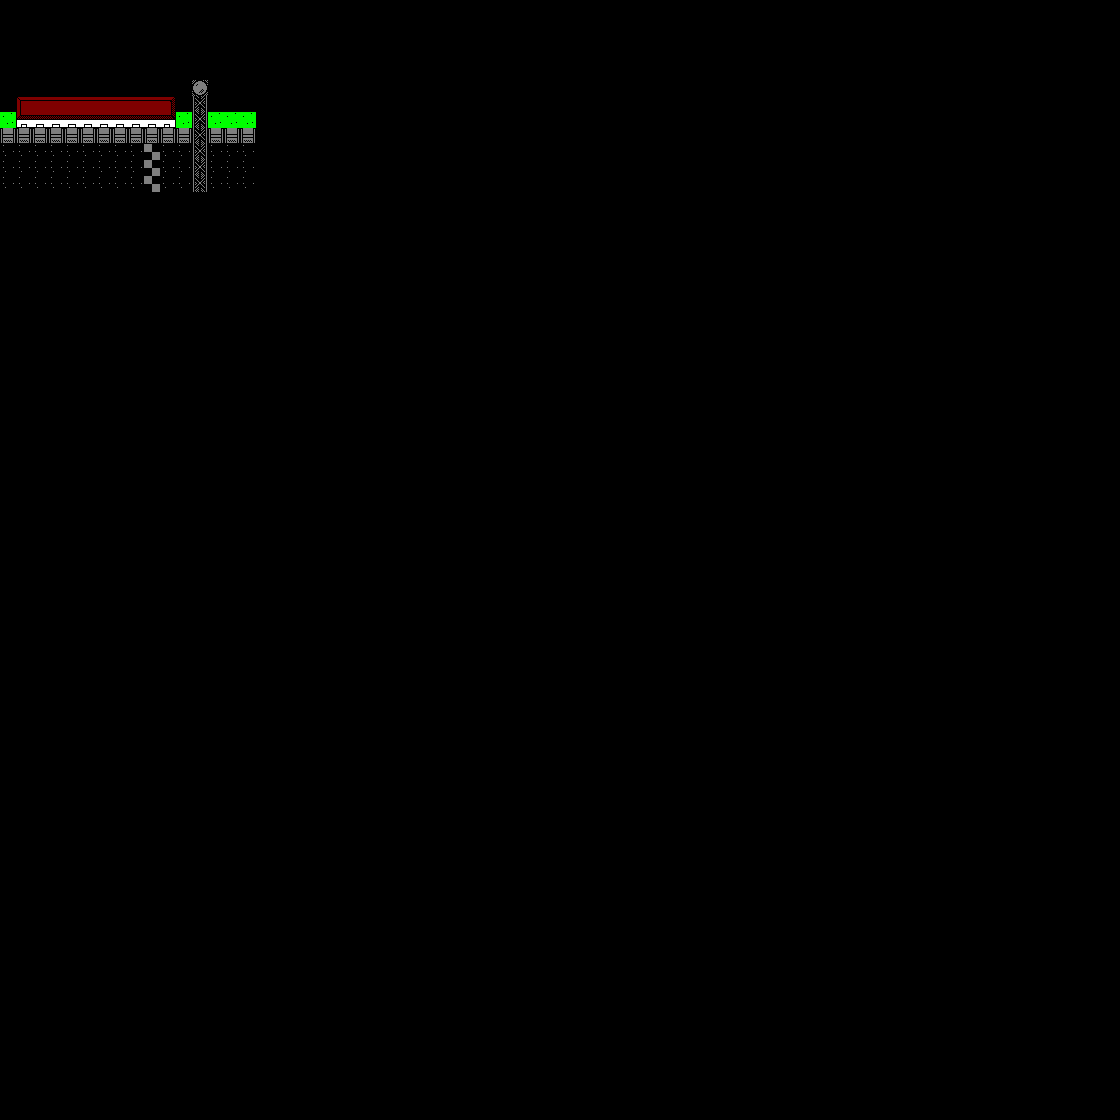

Below is a game level as drawn by its tile map, then a one-line description and the .tmx that defines it (tile-layer data replaced by summaries):
An orthogonal 70x70 tile map with 16x16 px tiles, 1 tile layer (tile_intro), 3 hidden layers not drawn, 2 tilesets and 128 objects.

<map version="1.0" orientation="orthogonal" renderorder="right-down" width="70" height="70" tilewidth="16" tileheight="16" nextobjectid="151">
 <tileset firstgid="1" name="tiles" tilewidth="16" tileheight="16" tilecount="25">
  <image source="../../tapes/worldracing/tiles.png" width="80" height="80" />
  <tile id="0">
   <properties>
    <property name="#stencil" value="." />
   </properties>
  </tile>
  <tile id="1">
   <properties>
    <property name="#stencil" value="s" />
    <property name="type" value="&quot;sand&quot;" />
   </properties>
  </tile>
  <tile id="2">
   <properties>
    <property name="#stencil" value="A" />
    <property name="type" value="&quot;wall&quot;" />
   </properties>
  </tile>
  <tile id="3">
   <properties>
    <property name="#like" value="A" />
    <property name="#stencil" value="B" />
   </properties>
  </tile>
  <tile id="4">
   <properties>
    <property name="#stencil" value="j" />
   </properties>
  </tile>
  <tile id="5">
   <properties>
    <property name="#stencil" value="'" />
   </properties>
  </tile>
  <tile id="6">
   <properties>
    <property name="#stencil" value="^" />
   </properties>
  </tile>
  <tile id="7">
   <properties>
    <property name="#like" value="A" />
    <property name="#stencil" value="C" />
   </properties>
  </tile>
  <tile id="8">
   <properties>
    <property name="#like" value="A" />
    <property name="#stencil" value="D" />
   </properties>
  </tile>
  <tile id="9">
   <properties>
    <property name="#stencil" value="[" />
   </properties>
  </tile>
  <tile id="10">
   <properties>
    <property name="#stencil" value="," />
   </properties>
  </tile>
  <tile id="11">
   <properties>
    <property name="#stencil" value="_" />
   </properties>
  </tile>
  <tile id="12">
   <properties>
    <property name="#stencil" value="a" />
   </properties>
  </tile>
  <tile id="13">
   <properties>
    <property name="#stencil" value="b" />
   </properties>
  </tile>
  <tile id="14">
   <properties>
    <property name="#stencil" value="c" />
   </properties>
  </tile>
  <tile id="15">
   <properties>
    <property name="#stencil" value="#" />
   </properties>
  </tile>
  <tile id="16">
   <properties>
    <property name="#like" value="=" />
    <property name="#stencil" value="H" />
   </properties>
  </tile>
  <tile id="17">
   <properties>
    <property name="#stencil" value="d" />
   </properties>
  </tile>
  <tile id="18">
   <properties>
    <property name="#stencil" value="e" />
   </properties>
  </tile>
  <tile id="19">
   <properties>
    <property name="#stencil" value="f" />
   </properties>
  </tile>
  <tile id="20">
   <properties>
    <property name="#stencil" value="=" />
    <property name="zIndex" value="50" />
   </properties>
  </tile>
  <tile id="21">
   <properties>
    <property name="#like" value="A" />
    <property name="#stencil" value="F" />
   </properties>
  </tile>
  <tile id="22">
   <properties>
    <property name="#stencil" value="g" />
   </properties>
  </tile>
  <tile id="23">
   <properties>
    <property name="#stencil" value="h" />
   </properties>
  </tile>
  <tile id="24">
   <properties>
    <property name="#stencil" value="i" />
   </properties>
  </tile>
 </tileset>
 <tileset firstgid="26" name="sprites" tilewidth="16" tileheight="16" tilecount="1600">
  <image source="../../tapes/default/sprites.png" width="640" height="640" />
  <tile id="1200">
   <properties>
    <property name="#stencil" value="cpuCar" />
   </properties>
  </tile>
  <tile id="1202">
   <properties>
    <property name="#stencil" value="playerCar" />
   </properties>
  </tile>
 </tileset>
 <objectgroup name="scene_track3" visible="0">
  <properties>
   <property name="#stencil" value="stencil_track3" />
   <property name="#tile" value="tile_track3" />
   <property name="lapsCount" value="3" />
   <property name="set" value="{&quot;_&quot;:[&quot;stencil&quot;,&quot;modelRace&quot;]}" />
   <property name="trackName" value="&quot;USA&quot;" />
  </properties>
 </objectgroup>
 <layer name="tile_track3" width="70" height="70" visible="0">
  <data>[4900 cells, 4900 non-empty, 25 distinct tile ids]</data>
 </layer>
 <objectgroup name="stencil_track3" visible="0">
  <object id="95" gid="1226" x="784" y="448" width="16" height="16" />
  <object id="96" gid="1226" x="816" y="480" width="16" height="16" />
  <object id="97" gid="1226" x="784" y="512" width="16" height="16" />
  <object id="98" gid="1228" x="816" y="544" width="16" height="16" />
  <object id="100" x="784" y="160" width="48" height="48">
   <properties>
    <property name="type" value="&quot;waypoint0&quot;" />
   </properties>
  </object>
  <object id="101" x="864" y="96" width="48" height="48">
   <properties>
    <property name="type" value="&quot;waypoint1&quot;" />
   </properties>
  </object>
  <object id="102" x="976" y="208" width="48" height="48">
   <properties>
    <property name="type" value="&quot;waypoint2&quot;" />
   </properties>
  </object>
  <object id="103" x="960" y="384" width="48" height="48">
   <properties>
    <property name="type" value="&quot;waypoint3&quot;" />
   </properties>
  </object>
  <object id="104" x="992" y="528" width="48" height="48">
   <properties>
    <property name="type" value="&quot;waypoint4&quot;" />
   </properties>
  </object>
  <object id="105" x="960" y="688" width="48" height="48">
   <properties>
    <property name="type" value="&quot;waypoint5&quot;" />
   </properties>
  </object>
  <object id="106" x="976" y="880" width="48" height="48">
   <properties>
    <property name="type" value="&quot;waypoint6&quot;" />
   </properties>
  </object>
  <object id="108" x="880" y="976" width="48" height="48">
   <properties>
    <property name="type" value="&quot;waypoint7&quot;" />
   </properties>
  </object>
  <object id="109" x="176" y="976" width="48" height="48">
   <properties>
    <property name="type" value="&quot;waypoint8&quot;" />
   </properties>
  </object>
  <object id="110" x="96" y="896" width="48" height="48">
   <properties>
    <property name="type" value="&quot;waypoint9&quot;" />
   </properties>
  </object>
  <object id="111" x="112" y="688" width="48" height="48">
   <properties>
    <property name="type" value="&quot;waypoint10&quot;" />
   </properties>
  </object>
  </objectgroup>
 <objectgroup name="scene_track2" visible="0">
  <properties>
   <property name="#stencil" value="stencil_track2" />
   <property name="#tile" value="tile_track2" />
   <property name="lapsCount" value="3" />
   <property name="set" value="{&quot;_&quot;:[&quot;stencil&quot;,&quot;modelRace&quot;]}" />
   <property name="trackName" value="&quot;Japan&quot;" />
  </properties>
 </objectgroup>
 <layer name="tile_track2" width="70" height="70" visible="0">
  <data>[4900 cells, 4900 non-empty, 22 distinct tile ids]</data>
 </layer>
 <objectgroup name="stencil_track2" visible="0">
  <!-- 46 objects omitted --></objectgroup>
 <objectgroup name="scene_track1" visible="0">
  <properties>
   <property name="#stencil" value="stencil_track1" />
   <property name="#tile" value="tile_track1" />
   <property name="lapsCount" value="3" />
   <property name="set" value="{&quot;_&quot;:[&quot;stencil&quot;,&quot;modelRace&quot;]}" />
   <property name="trackName" value="&quot;Italy&quot;" />
  </properties>
 </objectgroup>
 <layer name="tile_track1" width="70" height="70" visible="0">
  <data>[4900 cells, 4900 non-empty, 22 distinct tile ids]</data>
 </layer>
 <objectgroup name="stencil_track1" visible="0">
  <!-- 30 objects omitted --></objectgroup>
 <objectgroup name="___MODL" visible="0">
  <!-- 1 objects omitted --></objectgroup>
 <layer name="tile_intro" width="70" height="70">
  <properties>
   <property name="#crop" value="1" />
  </properties>
  <data>[4900 cells, 92 non-empty, 12 distinct tile ids]</data>
 </layer>
</map>
<!-- 113 of 128 objects omitted -->
